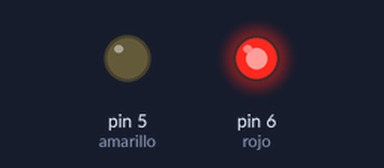
A sketch run on a simulated Arduino Uno, built with avr-gcc and run on an emulated ATmega328P. Shown: output pins drawn as LEDs (lit = HIGH).

Above: at 0.5 s.
At 2.8 s:
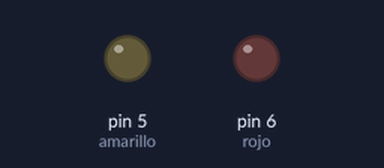
At 7.7 s:
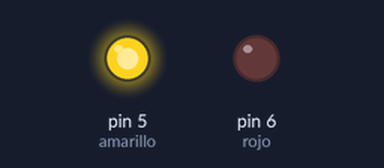
Timing chart, 0 to 8.0 s (numbered marks = the images above):
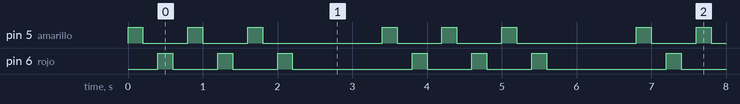

Measured:
- by itself, pin 5 (amarillo), pin 6 (rojo): repeats every 3.4 s: 2 × (LOW 0.60 s, HIGH 0.20 s), LOW 1.6 s, HIGH 0.20 s
- by itself, everything shown: repeats every 3.4 s, in 12 steps

The sketch:

Proyecto_7.ino
```cpp
int rojo = 6, amarillo = 5, i=0;
void setup() {
  // put your setup code here, to run once:
  pinMode(rojo, OUTPUT);
  pinMode(amarillo, OUTPUT);
}

void loop() {
  // put your main code here, to run repeatedly:
  for(i=0;i<3;i++) {
    digitalWrite(amarillo, HIGH);
    delay(200);
    digitalWrite(amarillo, LOW);
    delay(200);
    digitalWrite(rojo, HIGH);
    delay(200);
    digitalWrite(rojo, LOW);
    delay(200);
  }
  delay(1000);
}
```
